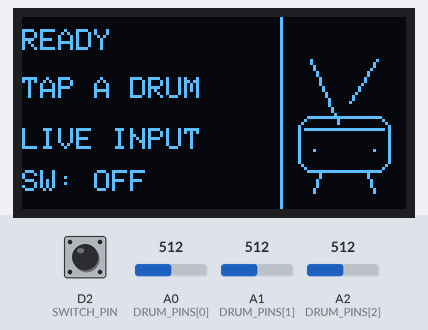
Simulated run of this sketch. Board: Arduino Zero (SAMD21). On the bench: 128×64 one-colour display. The inputs (shaded band) are chosen by the test bench; at power-on: A0 (DRUM_PINS[0]) = 512, D2 (SWITCH_PIN) HIGH, A1 (DRUM_PINS[1]) = 512, A2 (DRUM_PINS[2]) = 512 (analog values on the 0–1023 scale). What the sketch prints to the serial monitor is not drawn.

Above: at 1.9 s.
2.0 s: A0 (DRUM_PINS[0]) set to 716
At 2.35 s:
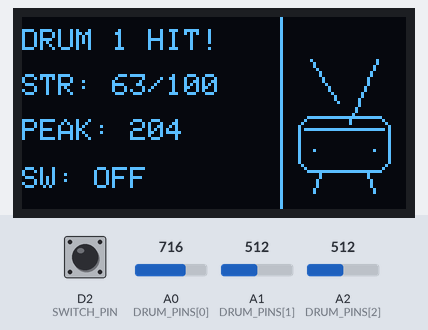
4.4 s: D2 (SWITCH_PIN) pulled LOW for 0.15 s
At 4.93 s:
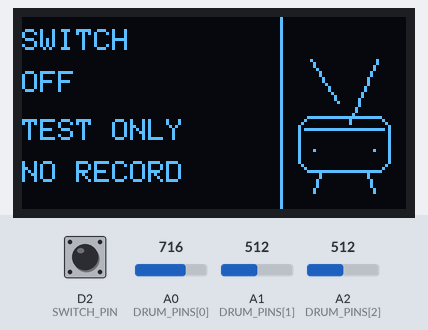
5.1 s: A1 (DRUM_PINS[1]) set to 716
At 5.96 s:
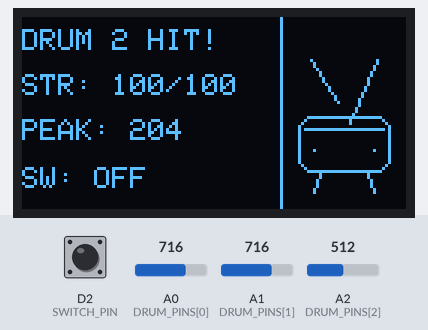
7.3 s: D2 (SWITCH_PIN) pulled LOW for 3.2 s
At 7.89 s:
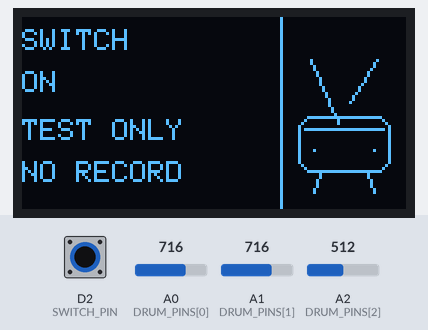
11.1 s: A2 (DRUM_PINS[2]) set to 716
At 12.16 s:
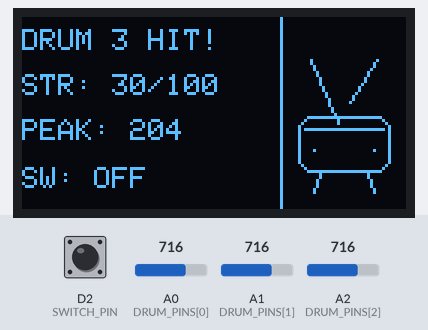
13.3 s: D2 (SWITCH_PIN) pulled LOW for 1 s
At 13.52 s:
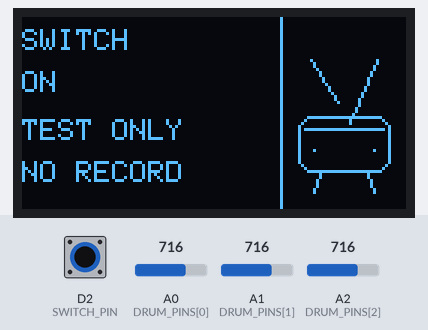
Timing chart, 0 to 15.9 s (numbered marks = the images above; inputs shaded):
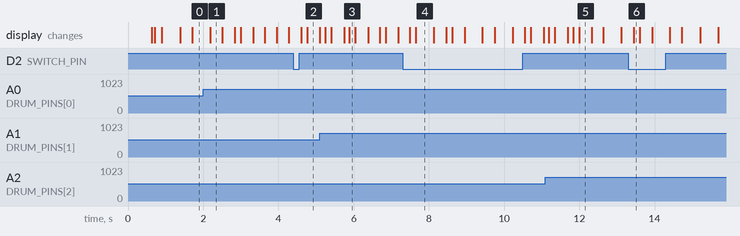

The sketch:

test_oled_display.ino
```cpp
/*
  RHYTHM OF LIGHT — TEST 05: OLED DISPLAY

  Arduino MKR WiFi 1010, 128x64 SSD1306 I2C OLED.
  Real drum sensors: A0 / A1 / A2
  Existing latching switch: D2 to GND, INPUT_PULLUP

  Tests:
    - OLED connection and 128x64 layout
    - Live real drum hits, peak and relative strength
    - Animated drum drawing on the right
    - Switch ON/OFF state text using the physical switch

  IMPORTANT: Switch ON/OFF does NOT record or replay anything.
  Recording and playback are implemented later, in Test 06.

  Libraries: Wire (built in), Adafruit GFX, Adafruit SSD1306.
  No WiFi, MQTT, LED output, or buzzer output in this test.
  Keep the three piezo input protection circuits in place.
*/

#include <Wire.h>
#include <Adafruit_GFX.h>
#include <Adafruit_SSD1306.h>

const byte DRUM_COUNT = 3;
const byte DRUM_PINS[DRUM_COUNT] = {A0, A1, A2};
const byte SWITCH_PIN = 2;  // D2, latching switch to GND

const byte OLED_WIDTH = 128;
const byte OLED_HEIGHT = 64;
const int OLED_RESET = -1;  // The four-pin I2C module has no reset line.
Adafruit_SSD1306 oled(OLED_WIDTH, OLED_HEIGHT, &Wire, OLED_RESET);
bool oledReady = false;
byte oledAddress = 0x3C;

// Independent trigger thresholds. Raise a value for false hits;
// lower it carefully for missed gentle taps.
int HIT_THRESHOLD[DRUM_COUNT] = {40, 48, 55};
const int STRONG_PEAK[DRUM_COUNT] = {300, 150, 550};

const unsigned long PEAK_WINDOW_MS = 12;
const unsigned long COOLDOWN_MS = 150;
const unsigned long REARM_QUIET_MS = 25;
const unsigned long SWITCH_DEBOUNCE_MS = 35;
const unsigned long OLED_FRAME_MS = 160;
const unsigned long HIT_VISIBLE_MS = 1450;
const unsigned long SWITCH_VISIBLE_MS = 1250;

float baseline[DRUM_COUNT] = {0, 0, 0};
bool capturing[DRUM_COUNT] = {false, false, false};
bool armed[DRUM_COUNT] = {true, true, true};
bool hasHit[DRUM_COUNT] = {false, false, false};
int capturePeak[DRUM_COUNT] = {0, 0, 0};
unsigned long captureStart[DRUM_COUNT] = {0, 0, 0};
unsigned long lastHitTime[DRUM_COUNT] = {0, 0, 0};
unsigned long quietStart[DRUM_COUNT] = {0, 0, 0};

int latestDrum = -1;
int latestPeak = 0;
int latestStrength = 0;
unsigned long latestHitAt = 0;

int rawSwitchState = HIGH;
int stableSwitchState = HIGH;
unsigned long rawSwitchChangedAt = 0;
unsigned long latestSwitchChangeAt = 0;
bool switchHasChanged = false;

unsigned long lastOledFrame = 0;

int relativeStrength(byte drum, int peak) {
  int lower = HIT_THRESHOLD[drum];
  int upper = STRONG_PEAK[drum];
  if (upper <= lower) upper = lower + 1;
  long result = 1L + (long)(peak - lower) * 99L / (upper - lower);
  if (result < 1) result = 1;
  if (result > 100) result = 100;
  return (int)result;
}

bool switchIsOn() {
  return stableSwitchState == LOW;
}

void reportRealHit(byte drum, int peak, unsigned long now) {
  latestDrum = drum + 1;
  latestPeak = peak;
  latestStrength = relativeStrength(drum, peak);
  latestHitAt = now;
  hasHit[drum] = true;
  lastHitTime[drum] = now;

  Serial.print(F("[HIT] DRUM "));
  Serial.print(latestDrum);
  Serial.print(F("  PEAK="));
  Serial.print(latestPeak);
  Serial.print(F("  STRENGTH="));
  Serial.print(latestStrength);
  Serial.println(F("/100"));
}

void sampleRealDrums(unsigned long now) {
  for (byte drum = 0; drum < DRUM_COUNT; ++drum) {
    int raw = analogRead(DRUM_PINS[drum]);
    int delta = raw - (int)baseline[drum];
    if (delta < 0) delta = -delta;
    int releaseLimit = HIT_THRESHOLD[drum] * 45 / 100;

    if (!capturing[drum] && delta < releaseLimit) {
      baseline[drum] = 0.998f * baseline[drum] + 0.002f * raw;
    }

    if (capturing[drum]) {
      if (delta > capturePeak[drum]) capturePeak[drum] = delta;
      if (now - captureStart[drum] >= PEAK_WINDOW_MS) {
        capturing[drum] = false;
        reportRealHit(drum, capturePeak[drum], now);
        armed[drum] = false;
        quietStart[drum] = 0;
      }
      continue;
    }

    if (!armed[drum]) {
      if (delta <= releaseLimit) {
        if (quietStart[drum] == 0) quietStart[drum] = now;
        if (now - quietStart[drum] >= REARM_QUIET_MS &&
            now - lastHitTime[drum] >= COOLDOWN_MS) {
          armed[drum] = true;
        }
      } else {
        quietStart[drum] = 0;
      }
      continue;
    }

    if (delta >= HIT_THRESHOLD[drum] &&
        (!hasHit[drum] || now - lastHitTime[drum] >= COOLDOWN_MS)) {
      capturing[drum] = true;
      captureStart[drum] = now;
      capturePeak[drum] = delta;
      armed[drum] = false;
    }
  }
}

void pollSwitch(unsigned long now) {
  int reading = digitalRead(SWITCH_PIN);
  if (reading != rawSwitchState) {
    rawSwitchState = reading;
    rawSwitchChangedAt = now;
  }

  if (rawSwitchState != stableSwitchState &&
      now - rawSwitchChangedAt >= SWITCH_DEBOUNCE_MS) {
    stableSwitchState = rawSwitchState;
    latestSwitchChangeAt = now;
    switchHasChanged = true;
    Serial.print(F("[SWITCH] "));
    Serial.println(switchIsOn() ? F("ON") : F("OFF"));
    Serial.println(F("[INFO] Switch test only; no recording/playback yet."));
  }
}

// The right-hand icon is hand-drawn with Adafruit GFX primitives.
// The sticks move slowly on READY and rapidly after a real drum hit.
void drawAnimatedDrum(unsigned long now, bool hitRecent) {
  const int left = 92;
  const int top = 33;
  const int width = 31;
  const int height = 19;

  // Body and drum rim.
  oled.drawRoundRect(left, top, width, height, 5, SSD1306_WHITE);
  oled.drawLine(left + 2, top + 4, left + width - 3,
                top + 4, SSD1306_WHITE);
  oled.drawLine(left + 7, top + height, left + 5,
                top + height + 6, SSD1306_WHITE);
  oled.drawLine(left + width - 8, top + height,
                left + width - 6, top + height + 6, SSD1306_WHITE);
  oled.drawPixel(left + 5, top + 11, SSD1306_WHITE);
  oled.drawPixel(left + width - 6, top + 11, SSD1306_WHITE);

  // Two animated drum sticks.
  unsigned long period = hitRecent ? 110UL : 420UL;
  bool beat = ((now / period) % 2UL) == 0UL;
  int tipY = beat ? top + 2 : top - 5;
  oled.drawLine(left + 4, top - 19,
                left + 13, tipY, SSD1306_WHITE);
  oled.drawLine(left + width - 5, top - 19,
                left + width - 14, beat ? top - 5 : top + 2,
                SSD1306_WHITE);
}

void drawOLED(unsigned long now) {
  if (!oledReady) return;

  bool recentHit = latestDrum > 0 && now - latestHitAt < HIT_VISIBLE_MS;
  bool showSwitchStatus = switchHasChanged &&
                          now - latestSwitchChangeAt < SWITCH_VISIBLE_MS;

  oled.clearDisplay();
  oled.setTextSize(1);
  oled.setTextColor(SSD1306_WHITE);

  // The left section occupies x=0..83. Icon occupies x=90..125.
  oled.drawLine(86, 0, 86, 63, SSD1306_WHITE);

  if (showSwitchStatus) {
    oled.setCursor(0, 4);
    oled.print(F("SWITCH"));
    oled.setCursor(0, 18);
    oled.print(switchIsOn() ? F("ON") : F("OFF"));
    oled.setCursor(0, 34);
    oled.print(F("TEST ONLY"));
    oled.setCursor(0, 48);
    oled.print(F("NO RECORD"));
  } else if (recentHit) {
    oled.setCursor(0, 4);
    oled.print(F("DRUM "));
    oled.print(latestDrum);
    oled.print(F(" HIT!"));
    oled.setCursor(0, 19);
    oled.print(F("STR: "));
    oled.print(latestStrength);
    oled.print(F("/100"));
    oled.setCursor(0, 34);
    oled.print(F("PEAK: "));
    oled.print(latestPeak);
    oled.setCursor(0, 50);
    oled.print(F("SW: "));
    oled.print(switchIsOn() ? F("ON") : F("OFF"));
  } else {
    oled.setCursor(0, 4);
    oled.print(F("READY"));
    oled.setCursor(0, 20);
    oled.print(F("TAP A DRUM"));
    oled.setCursor(0, 37);
    oled.print(F("LIVE INPUT"));
    oled.setCursor(0, 51);
    oled.print(F("SW: "));
    oled.print(switchIsOn() ? F("ON") : F("OFF"));
  }

  drawAnimatedDrum(now, recentHit);
  oled.display();
}

bool detectAndStartOLED() {
  // Check the I2C bus: begin() alone does not confirm a display ACK.
  const byte candidates[2] = {0x3C, 0x3D};
  bool found = false;
  for (byte index = 0; index < 2; ++index) {
    Wire.beginTransmission(candidates[index]);
    if (Wire.endTransmission() == 0) {
      oledAddress = candidates[index];
      found = true;
      break;
    }
  }

  if (!found) {
    Serial.println(F("[OLED ERROR] No device ACK at 0x3C or 0x3D."));
    Serial.println(F("Check 3.3V, GND, SDA and SCL wiring."));
    return false;
  }

  if (!oled.begin(SSD1306_SWITCHCAPVCC, oledAddress)) {
    Serial.println(F("[OLED ERROR] SSD1306 begin failed."));
    return false;
  }

  Serial.print(F("[OLED] Initialized at address 0x"));
  Serial.println(oledAddress, HEX);
  oled.clearDisplay();
  oled.display();
  return true;
}

void setup() {
  Serial.begin(115200);
  unsigned long waitStart = millis();
  while (!Serial && millis() - waitStart < 2500UL) {}

  analogReadResolution(10);
  pinMode(SWITCH_PIN, INPUT_PULLUP);
  rawSwitchState = digitalRead(SWITCH_PIN);
  stableSwitchState = rawSwitchState;

  Serial.println(F("=========================================="));
  Serial.println(F("TEST 05: OLED DISPLAY + REAL DRUM DATA"));
  Serial.println(F("A0/A1/A2 = drums, D2 = latching switch"));
  Serial.println(F("Switch ON/OFF is display-only in this test."));
  Serial.println(F("Keep drums quiet during calibration."));

  for (byte drum = 0; drum < DRUM_COUNT; ++drum) {
    pinMode(DRUM_PINS[drum], INPUT);
    long sum = 0;
    for (int sample = 0; sample < 100; ++sample) {
      sum += analogRead(DRUM_PINS[drum]);
      delay(2);
    }
    baseline[drum] = sum / 100.0f;
    Serial.print(F("[CAL] DRUM "));
    Serial.print(drum + 1);
    Serial.print(F(" BASELINE="));
    Serial.println((int)baseline[drum]);
  }

  Wire.begin();
  Wire.setClock(400000UL);  // Faster full-screen transfers.
  oledReady = detectAndStartOLED();

  Serial.println(F("[READY] Tap each drum. Toggle D2 to check status text."));
  drawOLED(millis());
  lastOledFrame = millis();
}

void loop() {
  unsigned long now = millis();
  sampleRealDrums(now);
  pollSwitch(now);

  // Rate-limit I2C screen refreshes so analog sampling remains responsive.
  if (now - lastOledFrame >= OLED_FRAME_MS) {
    lastOledFrame = now;
    drawOLED(now);
  }
}
```

Measured:
- after the input at 2.0 s, the display: changes after 0.19 s (image 1)
- after the input at 4.4 s, the display: first changes after 0.20 s (image 2 shows a later state)
- after the input at 7.3 s, the display: first changes after 0.19 s (image 4 shows a later state)
- after the input at 13.3 s, the display: changes after 0.14 s (image 6)
- what the display in image 4 shows lasts 0.4 s, from 7.7 s to 8.1 s
